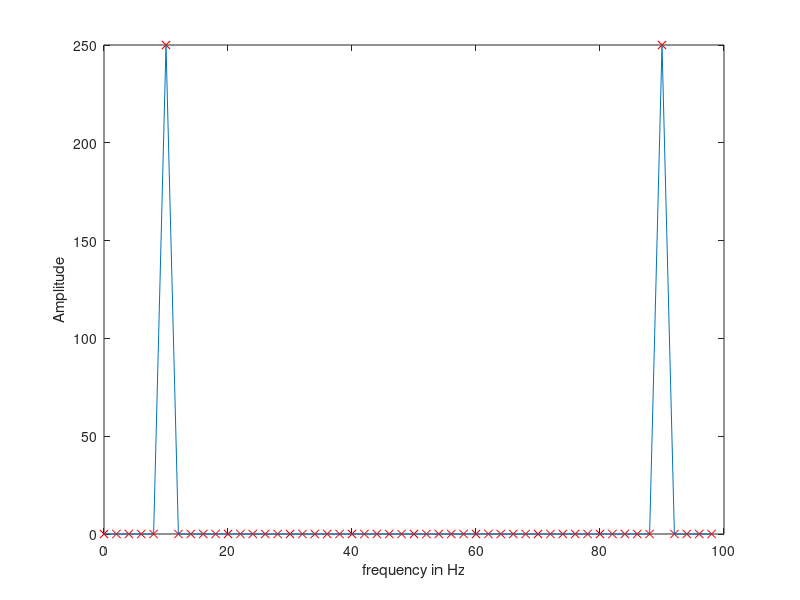

MATLAB code for this plot:
clear;
f1=10;F1=100;f2=90;F2=100;

n = 0:49;
x1 = 10*sin(2*pi*n*f1/F1);
 fr1=n/25*F1/2;
 
y1=fft(x1,50);
plot(fr1,abs(y1),'rx');
xlabel('frequency in Hz');
ylabel('Amplitude');

hold on;

x2 = 10*sin(2*pi*n*f2/F1);
fr2=n/25*F1/2;

y2=fft(x2,50);
plot(fr2,abs(y2));

